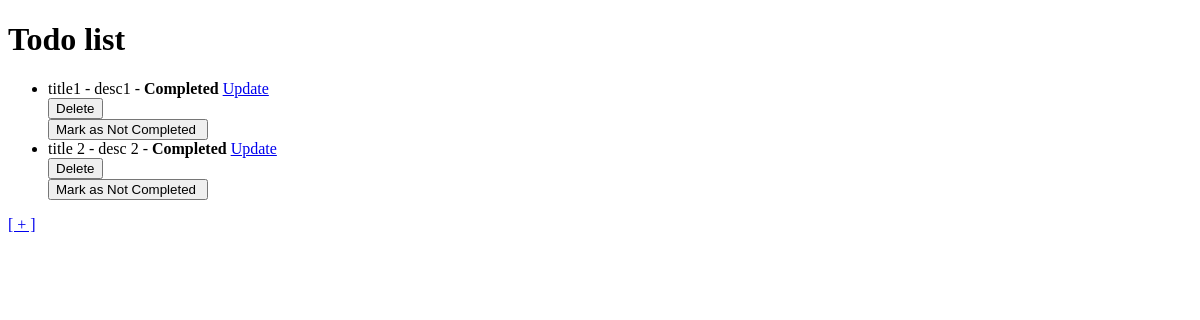
/myapp/todolist/, run on an earlier commit of the app's database.
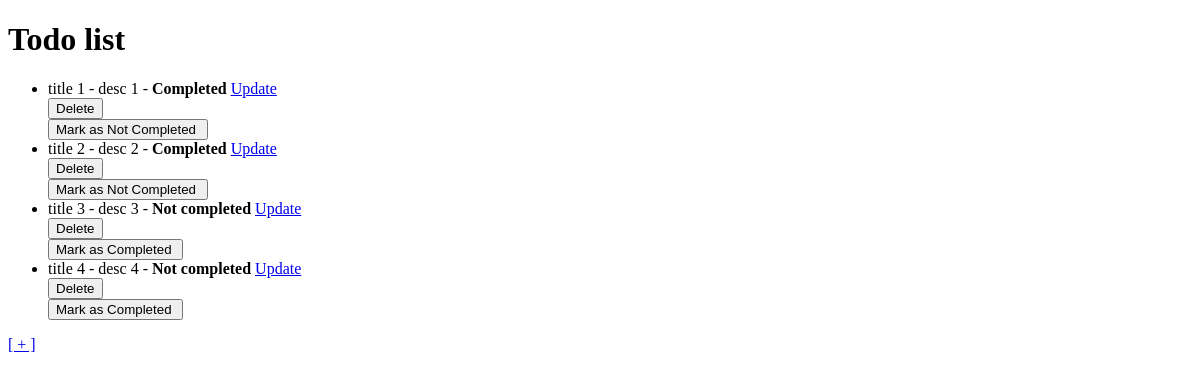
And on a later commit of the database.
### myapp/models.py (models this page shows, shortened)
class Todo(models.Model):
    title = models.CharField(max_length=200)
    description = models.TextField()
    completed = models.BooleanField(default=False)

### myapp/views.py (the view)
def todo_list(request):
    todos = Todo.objects.all()
    return render(request, 'todo_list.html', {'todos': todos})

### myapp/templates/todo_list.html (shortened to what this page needs)
<!DOCTYPE html>
<html lang="en">
<head>
</head>
<body>
    <h1>Todo list</h1>
    <ul>
        {% for todo in todos %}
        <li>
            {{ todo.title }} - {{ todo.description }} -
            {% if todo.completed %}<strong>Completed</strong>
            {% else %}<strong>Not completed</strong>
            {% endif %}
             <a href="{% url 'todo_update' todo.id %}">Update</a>
            <form action="{% url 'todo_delete' todo.id %}" method ='post'>
                <input type="submit" value="Delete" onclick="return confirm('Are you sure?');">
            </form>
            <form action="{% url 'todo_complete' todo.id %}" method ='post'>
                <input type="submit" value="{% if todo.completed  %}Mark as Not Completed {% else %}Mark as Completed {% endif %}"  onclick="return confirm('Are you sure?');">
            </form>
        </li>
        {% endfor %}
    </ul>
    <a href="{% url 'todo_create' %}">[ + ]</a>
</body>
</html>

What changed in the data, as far as the page shows it:
changed Todo: title "title1" → "title 1"; description "desc1" → "desc 1"
added Todo: title "title 3", description "desc 3", shows "Not completed", completed "Mark as Completed"
added Todo: title "title 4", description "desc 4", shows "Not completed", completed "Mark as Completed"
